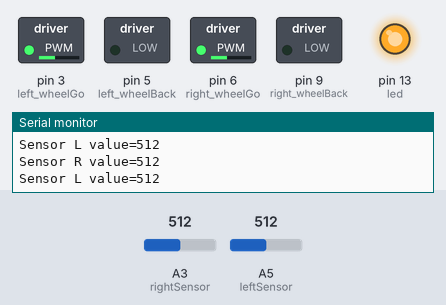
Simulated run of this sketch. Board: Arduino Uno, built with avr-gcc and run on an emulated ATmega328P. On the bench: switched loads named in the sketch (green lamp = pin HIGH), output pins drawn as LEDs (lit = HIGH), the last lines printed to the serial monitor. Inputs (shaded band) come from the test bench; at power-on: A3 (rightSensor) = 512, A5 (leftSensor) = 512.

Above: at 1.2 s.
1.3 s: A3 (rightSensor) set to 32
4.3 s: A3 (rightSensor) set to 27
At 5.5 s:
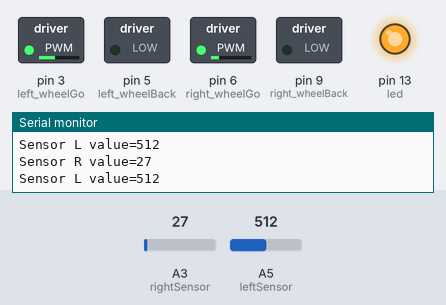
5.8 s: A5 (leftSensor) set to 31
8.8 s: A5 (leftSensor) set to 27
At 9.2 s:
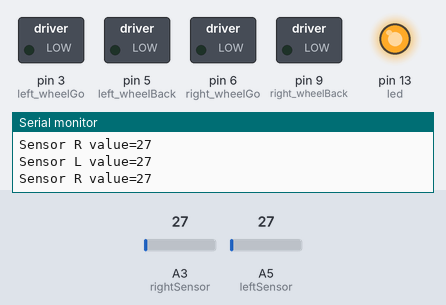
10.3 s: A3 (rightSensor) set to 1023
At 11.5 s:
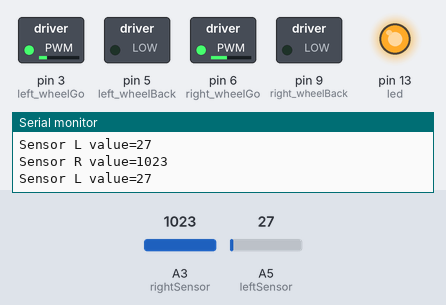
11.8 s: A3 (rightSensor) set to 0
At 13.2 s:
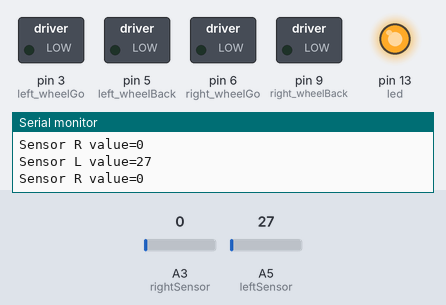
Timing chart, 0 to 14.4 s (numbered marks = the images above; inputs shaded):
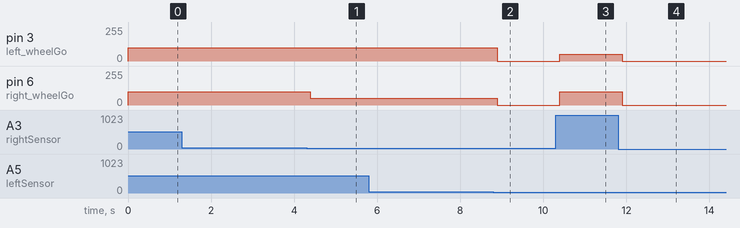

The sketch:

follow_line.ino
```cpp
int rightSensor = A3;
int middleSensor = A4;
int leftSensor = A5;

int led = 13;

#define left_wheelGo 3
#define left_wheelBack 5
#define right_wheelGo 6
#define right_wheelBack 9

int max_speed = 255;
int middle_speed = 100;
int min_speed = 50;

int sensorControll = 28;


void serialPrint(char sensor, int value)
{
  Serial.println("Sensor "+(String)sensor+" value="+(String)value);
}


// LEITURA DOS SENSORES
int rightSensorFunction()
{
  int value = analogRead(rightSensor);
  serialPrint('R', value);
  return(value);
}

int leftSensorFunction()
{
  int value = analogRead(leftSensor);
  serialPrint('L', value);
  return(value);
}

int middleSensorFunction()
{
  int value = analogRead(middleSensor);
  serialPrint('M', value);
  return(value);
}

void stopMotor()
{
  analogWrite(left_wheelGo, 0);
  analogWrite(left_wheelBack, 0);
  analogWrite(right_wheelGo, 0);
  analogWrite(right_wheelBack, 0);
}

void dickVigarista(const int right, const int left)
{
  analogWrite(right_wheelGo, right);
  analogWrite(right_wheelBack, 0);

  analogWrite(left_wheelGo, left + 0.84);
  analogWrite(left_wheelBack, 0);
}

void setup()
{
  // put your setup code here, to run once:
  Serial.begin(9600);
  pinMode(led, OUTPUT);
  digitalWrite(led,HIGH);

  pinMode(left_wheelGo, OUTPUT);
  pinMode(left_wheelBack, OUTPUT);
  pinMode(right_wheelGo, OUTPUT);
  pinMode(right_wheelBack, OUTPUT);

  stopMotor();
}

void loop() {
  // put your main code here, to run repeatedly:
  /*Serial.println("Right Sensor:");
  rightSensorFunction();
  delay(100);
  Serial.println("Middle Sensor:");
  middleSensorFunction();
  delay(100);
  Serial.println("Left Sensor:");
  leftSensorFunction();
  delay(100);*/

  while(rightSensorFunction() >sensorControll && leftSensorFunction() >sensorControll)
  {
   dickVigarista(middle_speed, middle_speed);
  }

  while(rightSensorFunction() > sensorControll && leftSensorFunction() <= sensorControll)
  {
   dickVigarista(middle_speed, min_speed);
  }

  while(rightSensorFunction() <= sensorControll && leftSensorFunction() > sensorControll)
  {
   dickVigarista(min_speed, middle_speed);
  }

  if(rightSensorFunction() <=sensorControll && leftSensorFunction() <=sensorControll)
  {
    stopMotor();
  }
}
```

Measured:
- the behaviour switches between 29 and 28 on A3 (rightSensor) (found by bisection; images 0 and 1)
- the behaviour switches between 29 and 28 on A5 (leftSensor) (found by bisection; images 1 and 2)
- after the input at 4.3 s, pin 6 (right_wheelGo): 100/255 → 50/255 after 0.09 s
- after the input at 8.8 s, pin 3 (left_wheelGo): 100/255 → 0/255 after 0.09 s; pin 6 (right_wheelGo): 50/255 → 0/255 after 0.09 s
- after the input at 10.3 s, pin 3 (left_wheelGo): 0/255 → 50/255 after 0.10 s; pin 6 (right_wheelGo): 0/255 → 100/255 after 0.10 s
- after the input at 11.8 s, pin 3 (left_wheelGo): 50/255 → 0/255 after 0.11 s; pin 6 (right_wheelGo): 100/255 → 0/255 after 0.11 s
